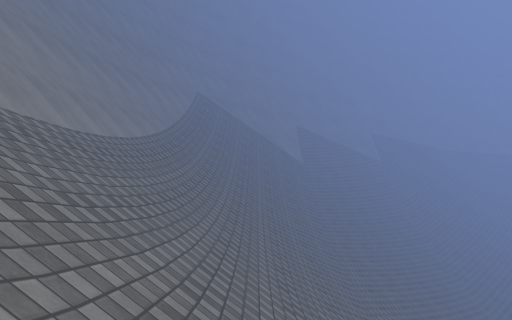
View 1 (above)

24 first-person views from a walk through a Unity game level. The camera is 1.4 m above the floor, looks level and sees 70° across. The floor is counted in squares, 2 m on a side. Each view is taken from the middle of a square. On the plan, view 1 faces up. The plan holds only what a view shows up to about 11 squares ahead; the rest is blank. The place goes on beyond the plan. Some animated figures are left out. Surface patterns are stand-ins for the level's own textures.

View 2
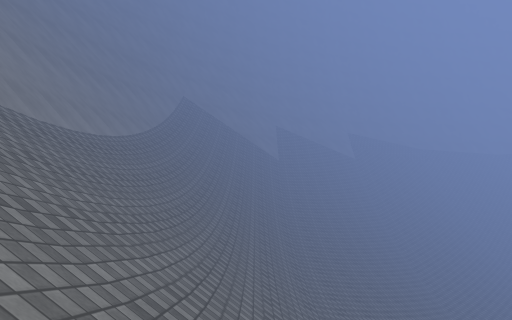

View 3
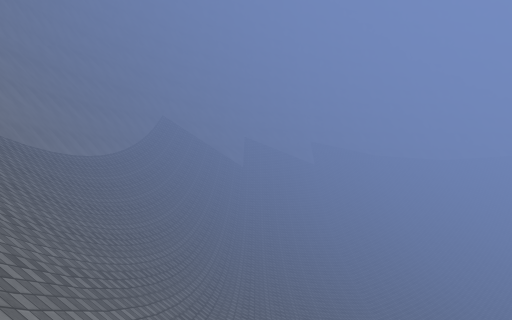

View 4
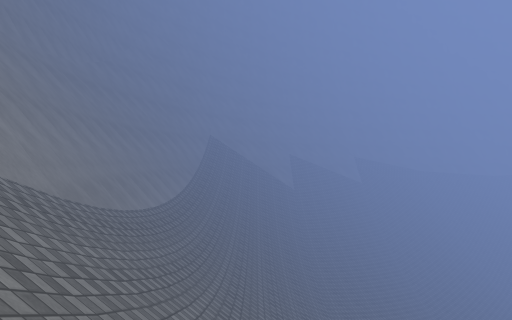

View 5
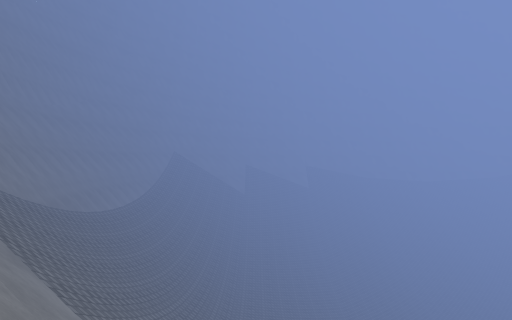

View 6
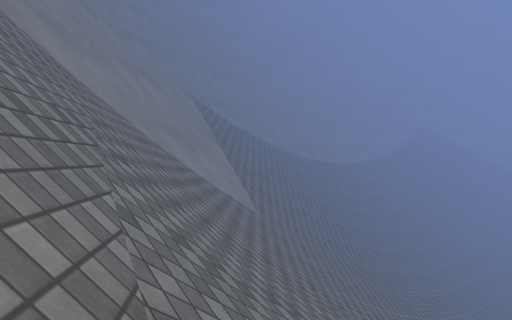

View 7
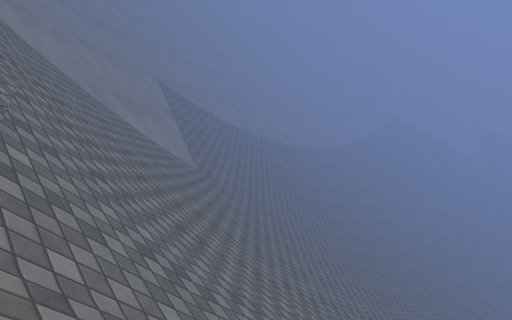

View 8
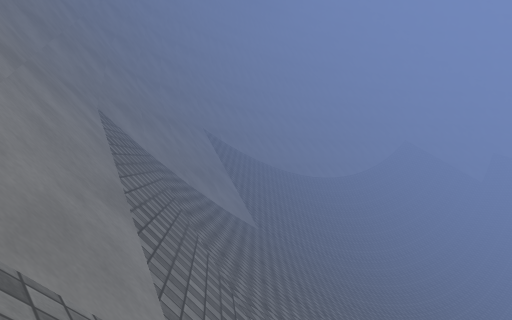

View 9
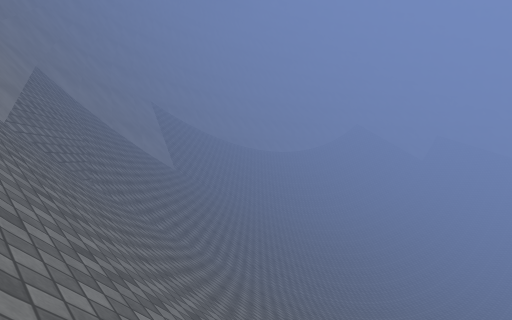

View 10
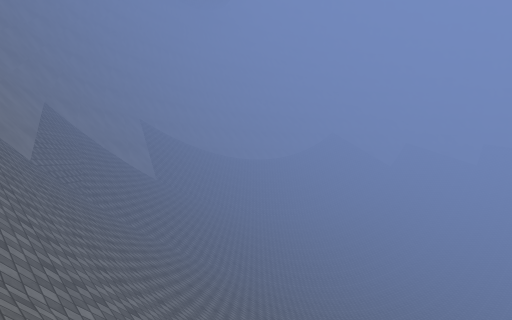

View 11
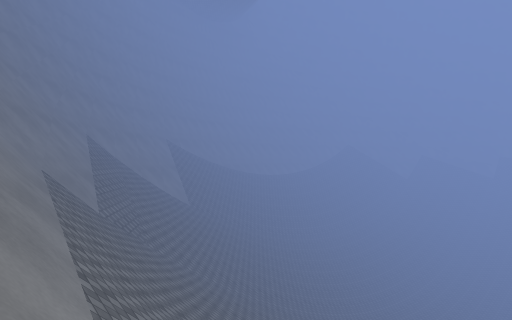

View 12
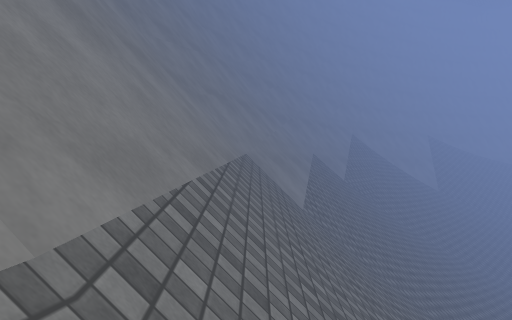

View 13
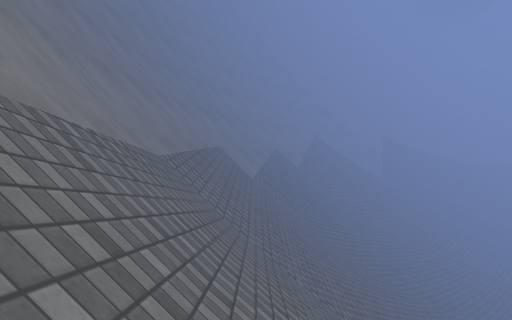

View 14
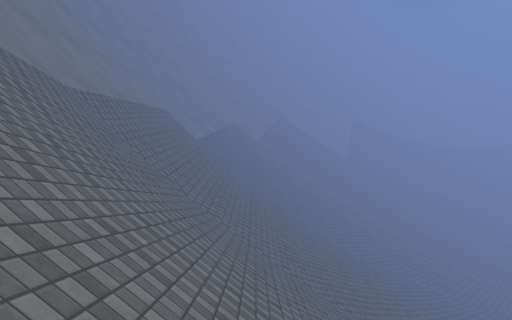

View 15
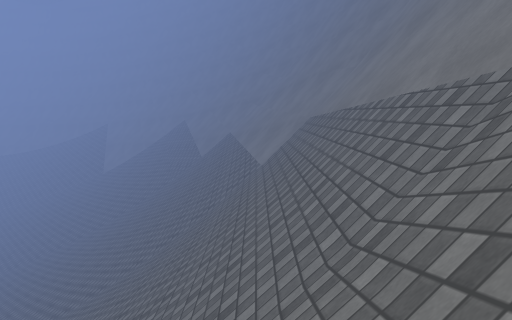

View 16
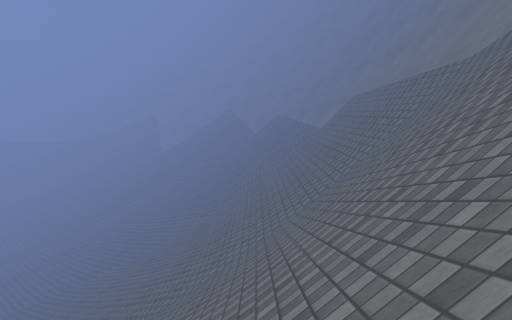

View 17
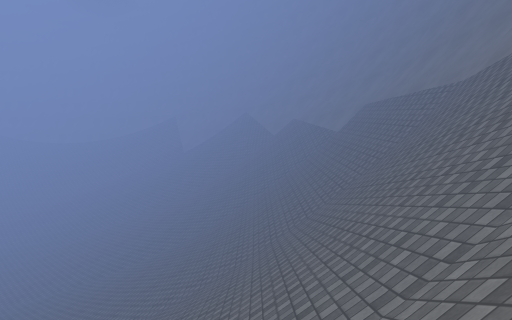

View 18
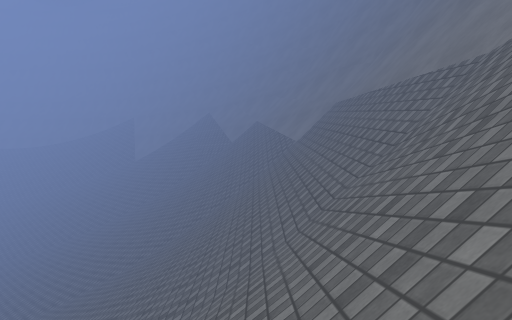

View 19
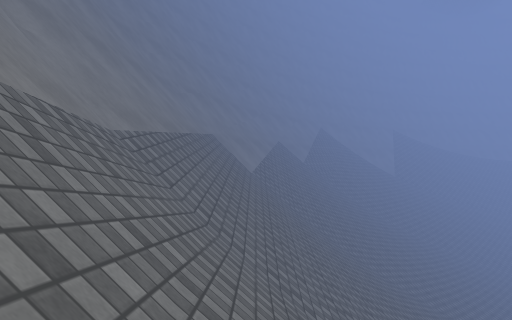

View 20
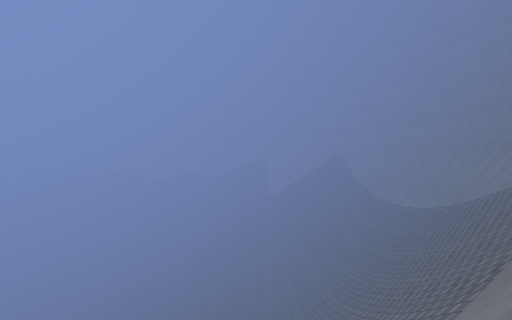

View 21
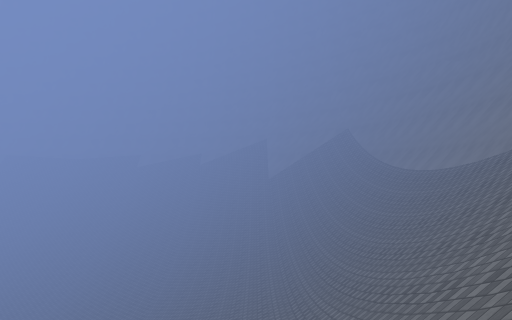

View 22
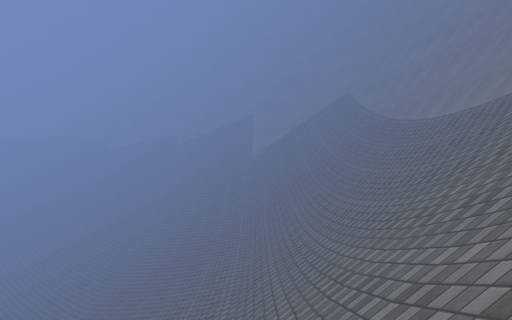

View 23
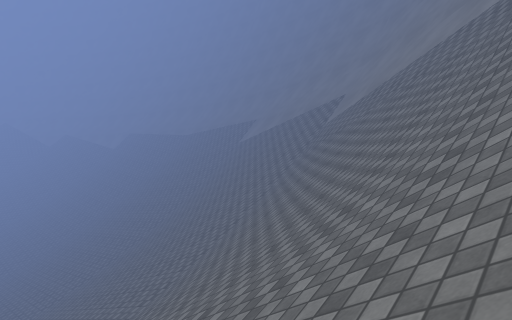

View 24
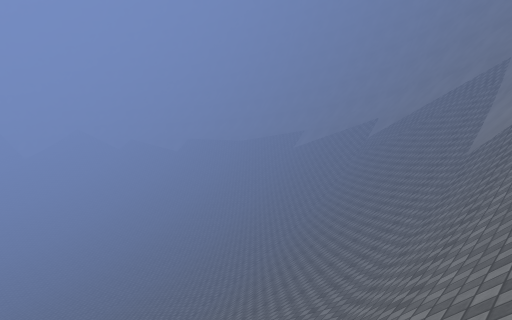

### Floor plan
Key: @ floor where view 1 was taken; # wall or solid block; / step, stairs or slope; = window, fence, low wall or low ledge.
Columns run from 3 left of view 1 to 28 right of it. Each row starts with its distance up from view 1.
 20       /
 19
 18       /
 17    ##
 16    =//
 15   ////
 14   ////
 13  /////
 12 #/////
 11 #/////////
 10 #/////////
  9 #/////////
  8 #/////////
  7 #////////
  6 #////////
  5 #////////
  4 #/////////
  3 #/////////
  2 #/////////
  1 #/////////
  0 #//@//////
 -1 #/////////
 -2  /////////////
 -3  /////////////
 -4 ##=//////////
 -5 ####==////////   //     //////
 -6    ###//////////////   /////////
 -7     ##/////////////// //////////
 -8      #//////////////////////////
 -9      #//////////////////////////
-10      ###////////////////////////
-11       #####/////////////////////
-12          ##/////////////////////
-13           ######/////////////###
-14               ###///////////###
-15                ###############

Positions as (right, up) in squares from view 1, and headings:
1: (0, 0), facing up
2: (1, -2), facing up
3: (3, -6), facing up
4: (0, -4), facing up
5: (3, -9), facing up
6: (7, -10), facing up-left
7: (9, -10), facing up-left
8: (9, -12), facing up-left
9: (13, -12), facing up-left
10: (16, -13), facing up-left
11: (15, -14), facing up-left
12: (20, -14), facing left
13: (25, -13), facing left
14: (26, -11), facing left
15: (17, -13), facing right
16: (13, -11), facing right
17: (11, -10), facing right
18: (15, -12), facing right
19: (23, -13), facing left
20: (3, 20), facing down
21: (3, 18), facing down
22: (2, 14), facing down
23: (2, -3), facing down-right
24: (0, 3), facing down-right
